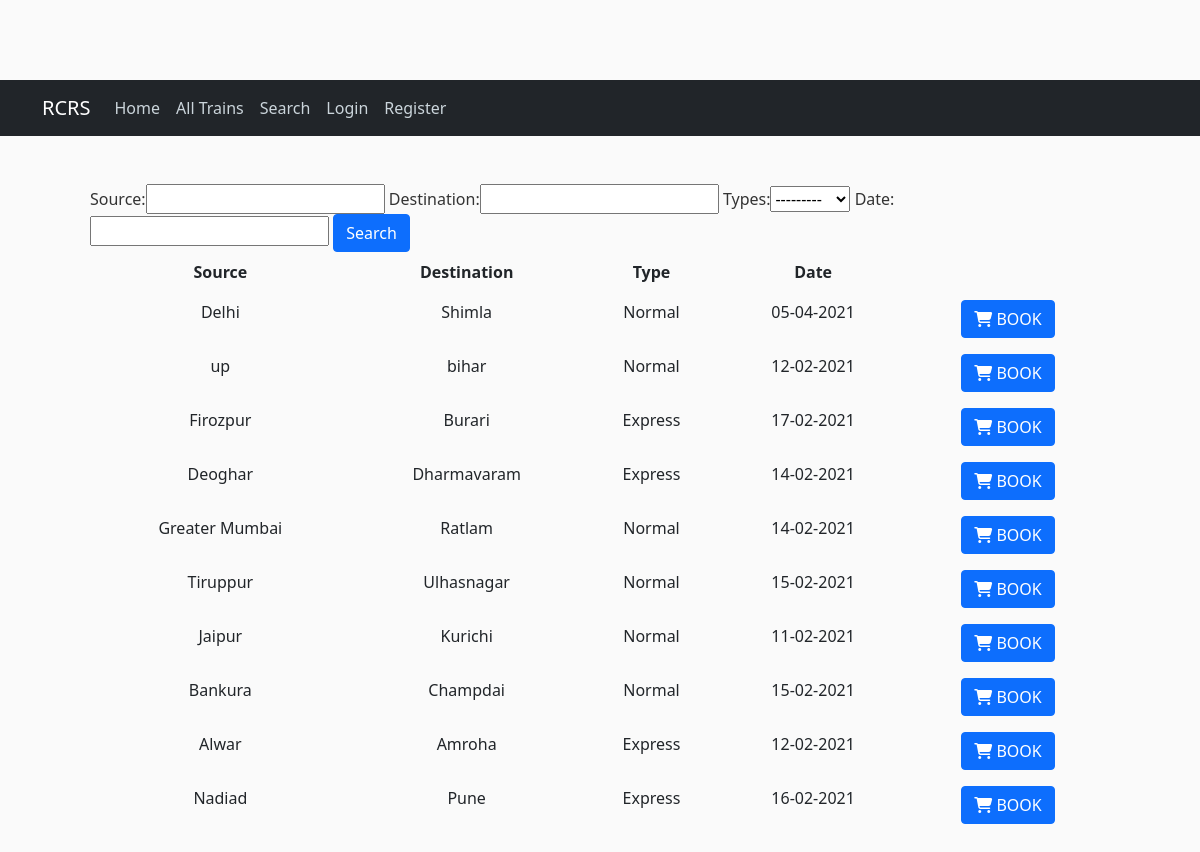
The app's page /search/ with its own data.
### trains/models.py (models this page shows, shortened)
class Trains(models.Model):
    categories = (
        ('Normal','Normal'),
        ('Express','Express')
    )
    id = models.AutoField(primary_key=True)
    source = models.CharField(max_length = 30,)
    destination = models.CharField(max_length = 30)
    seats_total = models.IntegerField()
    seats_res = models.IntegerField()
    types = models.CharField(choices=categories,max_length=20)
    cost = models.IntegerField()
    date = models.CharField(max_length = 20)

### trains/views.py (the view)
# urls.py: path('search/',search,name='search'),
def search(request):
    train = Trains.objects.all()
    myFilter = TrainsFilter(request.GET,queryset=train)
    train = myFilter.qs
    context = {
        'Trains': train,
        'myFilter':myFilter,
    }
    return render(request,'search.html',context)

### templates/search.html
{% extends "layout.html" %} {% block content%}
<div class=" p-5">
    <form method="get">
        {{myFilter.form}}
        <button class="btn btn-primary" type="submit">Search</button> </form>
    <table class="table table-borderless table-hover">
        <thead class="text-center">
            <th>Source</th>
            <th>Destination</th>
            <th>Type</th>
            <th>Date</th>
        </thead>
        {% for train in Trains %}
        <tr class="text-center">
            <td>{{train.source}}</td>
            <td> {{train.destination}}</td>
            <td>{{train.types}}</td>
            <td> {{train.date}}</td>
            <td>
                <a href='{% url "trains" train.id %}'>
                    <button type="button" class="btn btn-primary">
                        <i class="fa fa-shopping-cart" aria-hidden="true"></i>
                        BOOK
                </button>
                </a>
            </td>
        </tr>
        {% endfor %}
    </table>
</div>
{% endblock content %}

### static/main.css (style rules this page uses)
body { background: #fafafa; color: #333333; margin-top: 5rem; }

### records on screen
Trains: source "Delhi", destination "Shimla", types "Normal", date "05-04-2021"
Trains: source "up", destination "bihar", types "Normal", date "12-02-2021"
Trains: source "Firozpur", destination "Burari", types "Express", date "17-02-2021"
Trains: source "Deoghar", destination "Dharmavaram", types "Express", date "14-02-2021"
Trains: source "Greater Mumbai", destination "Ratlam", types "Normal", date "14-02-2021"
Trains: source "Tiruppur", destination "Ulhasnagar", types "Normal", date "15-02-2021"
Trains: source "Jaipur", destination "Kurichi", types "Normal", date "11-02-2021"
Trains: source "Bankura", destination "Champdai", types "Normal", date "15-02-2021"
Trains: source "Alwar", destination "Amroha", types "Express", date "12-02-2021"
Trains: source "Nadiad", destination "Pune", types "Express", date "16-02-2021"
